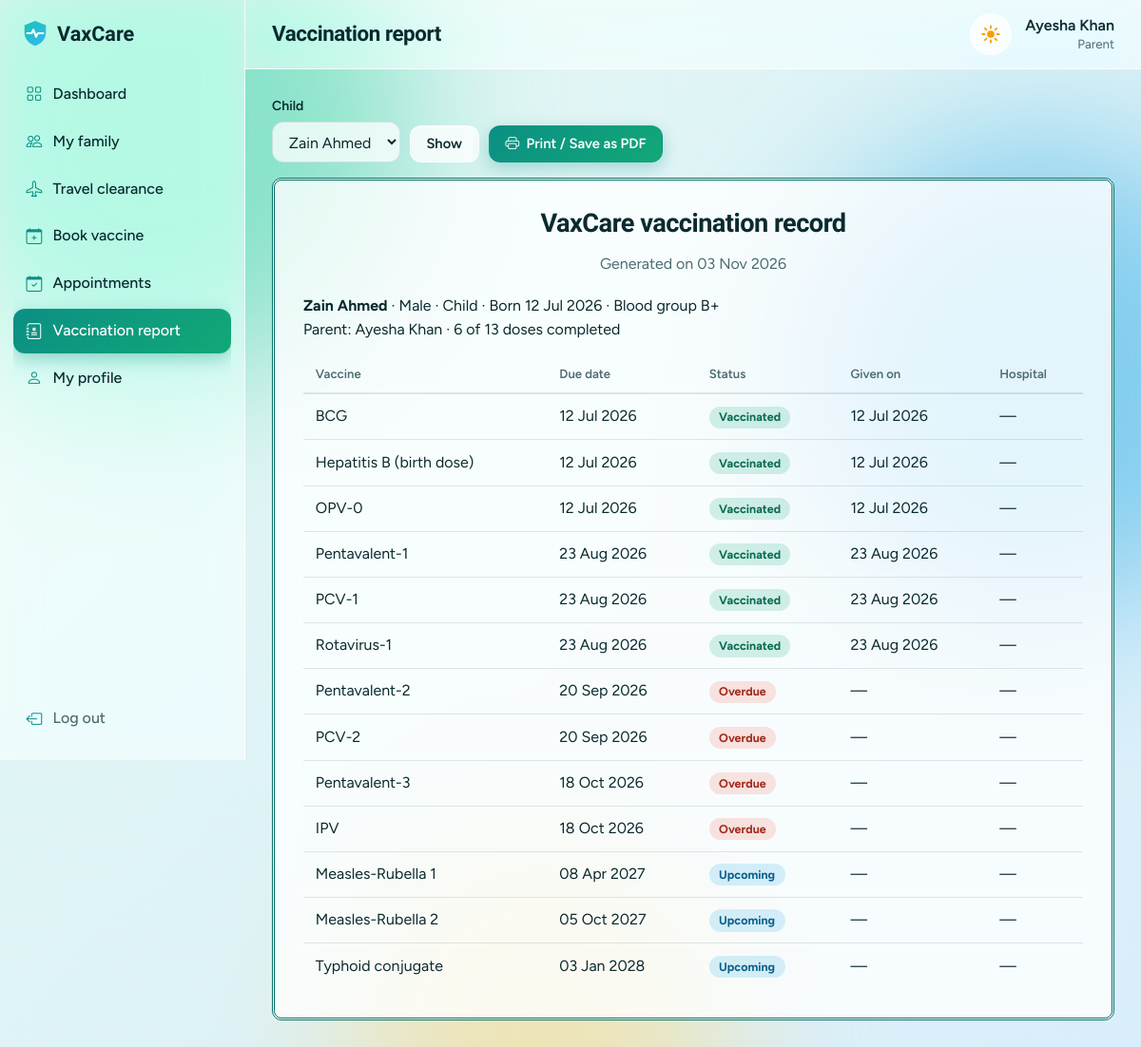
The app's page /Frontend/parent/report.php (signed in) with its own data.
### tables this page shows
CREATE TABLE `children` (
  `id` int(11) NOT NULL,
  `parent_id` int(11) NOT NULL,
  `name` varchar(100) NOT NULL,
  `dob` date NOT NULL,
  `gender` enum('Male','Female') NOT NULL,
  `blood_group` varchar(5) NOT NULL DEFAULT '',
  `member_type` enum('child','adult') NOT NULL DEFAULT 'child',
  `passport_no` varchar(20) NOT NULL DEFAULT '',
  `created_at` timestamp NOT NULL DEFAULT current_timestamp()
);

CREATE TABLE `schedule` (
  `id` int(11) NOT NULL,
  `child_id` int(11) NOT NULL,
  `vaccine_id` int(11) NOT NULL,
  `due_date` date NOT NULL,
  `status` enum('pending','booked','vaccinated') NOT NULL DEFAULT 'pending',
  `given_on` date DEFAULT NULL
);

CREATE TABLE `vaccines` (
  `id` int(11) NOT NULL,
  `name` varchar(100) NOT NULL,
  `description` varchar(255) NOT NULL DEFAULT '',
  `age_days` int(11) NOT NULL DEFAULT 0,
  `available` tinyint(1) NOT NULL DEFAULT 1,
  `audience` enum('child','adult') NOT NULL DEFAULT 'child',
  `travel_required` tinyint(1) NOT NULL DEFAULT 0
);

### Frontend/parent/report.php (the view, shortened to what this page needs)
<?php
require __DIR__ . '/../../Backend/config/config.php';
require __DIR__ . '/../../Backend/includes/layout.php';
$u = require_role('parent');
$kids = q('SELECT * FROM children WHERE parent_id=? ORDER BY name', [$u['id']])->fetchAll();
$cid = (int)($_GET['id'] ?? ($kids[0]['id'] ?? 0));
$c = null; foreach ($kids as $k) if ((int)$k['id'] === $cid) $c = $k;
$rows = q("SELECT s.*,v.name vaccine,
  (SELECT h.name FROM appointments a JOIN hospitals h ON h.id=a.hospital_id WHERE a.schedule_id=s.id AND a.vax_status='vaccinated' ORDER BY a.id DESC LIMIT 1) hospital
  FROM schedule s JOIN vaccines v ON v.id=s.vaccine_id WHERE s.child_id=? ORDER BY s.due_date,v.id", [$c['id']])->fetchAll();
$done = count(array_filter($rows, fn($r) => $r['status'] === 'vaccinated'));
?>
<form class="tools noprint" method="get"><?php field('Child', 'id', 'select', ['value' => $c['id'], 'options' => array_column($kids, 'name', 'id')]); ?>
  <button class="btn btn-g">Show</button><button type="button" class="btn btn-p" onclick="print()"><i class="bi bi-printer"></i>Print / Save as PDF</button></form>
<div class="cert">
  <h2><?= APP_NAME ?> vaccination record</h2><p class="sub">Generated on <?= date('d M Y') ?></p>
  <p><b><?= e($c['name']) ?></b> · <?= e($c['gender']) ?> · <?= $c['member_type'] === 'adult' ? 'Adult' : 'Child' ?> · Born <?= fmt_date($c['dob']) ?> · Blood group <?= e($c['blood_group'] ?: '—') ?><br><?= $c['member_type'] === 'adult' ? 'Account holder' : 'Parent' ?>: <?= e($u['name']) ?> · <?= $done ?> of <?= count($rows) ?> doses completed</p>
  <div class="tbl"><table><tr><th>Vaccine</th><th>Due date</th><th>Status</th><th>Given on</th><th>Hospital</th></tr>
  <?php foreach ($rows as $r): ?><tr><td><?= e($r['vaccine']) ?></td><td><?= fmt_date($r['due_date']) ?></td><td><?= due_badge($r['status'], $r['due_date']) ?></td><td><?= fmt_date($r['given_on']) ?></td><td><?= e($r['hospital'] ?? '—') ?></td></tr><?php endforeach; ?></table></div>
</div>

### Backend/config/config.php (shortened to what this page needs)
<?php
function db(): PDO {
    static $pdo = null;
    if (!$pdo) {
        try {
            $pdo = new PDO('mysql:host=' . DB_HOST . ';dbname=' . DB_NAME . ';charset=utf8mb4', DB_USER, DB_PASS, [
                PDO::ATTR_ERRMODE => PDO::ERRMODE_EXCEPTION,
                PDO::ATTR_DEFAULT_FETCH_MODE => PDO::FETCH_ASSOC,
                PDO::ATTR_EMULATE_PREPARES => false,
            ]);
        } catch (PDOException $ex) {
            http_response_code(500);
            exit('Database connection failed. Import database.sql and check config/config.php.');
        }
    }
    return $pdo;
}
function q(string $sql, array $args = []): PDOStatement {
    $s = db()->prepare($sql);
    $s->execute($args);
    return $s;
}
function e($v): string {
    return htmlspecialchars((string)$v, ENT_QUOTES, 'UTF-8');
}
function me(): ?array {
    return $_SESSION['user'] ?? null;
}
function require_role(string $role): array {
    $u = me();
    return $u;
}
function fmt_date(?string $d): string {
    return $d ? date('d M Y', strtotime($d)) : '—';
}
function badge(string $s): string {
    $m = [
        'pending' => 'warn', 'booked' => 'info', 'approved' => 'ok',
        'vaccinated' => 'ok', 'rejected' => 'bad', 'not_vaccinated' => 'bad',
        'overdue' => 'bad', 'cleared' => 'ok', 'not_cleared' => 'bad',
        'available' => 'ok', 'unavailable' => 'bad'
    ];
    return '<span class="badge ' . ($m[$s] ?? 'info') . '">' . e(ucwords(str_replace('_', ' ', $s))) . '</span>';
}
function due_badge(string $status, string $due): string {
    if ($status !== 'pending') return badge($status);
    $d = (strtotime($due) - strtotime('today')) / 86400;
    if ($d < 0) return badge('overdue');
    return $d <= 14 ? '<span class="badge warn">Due soon</span>' : '<span class="badge info">Upcoming</span>';
}

### Frontend/assets/css/style.css (style rules this page uses)
:root { --ink:#0a2a2e;--muted:#4b6c71; --bg1:#e4f8f2;--bg2:#d9eefb; --teal:#0b8f84;--teal-d:#087068;--mint:#2fcf9f;--sky:#2aa9e6;--sun:#ffc24a;--coral:#ef5f50;--leaf:#16a97e; --glass:rgba(255,255,255,.55);--glass-2:rgba(255,255,255,.78);--glass-b:rgba(255,255,255,.75); --line:rgba(10,42,46,.11);--shadow:0 12px 40px rgba(8,112,104,.14);--hi:inset 0 1px 0 rgba(255,255,255,.8); --input:rgba(255,255,255,.75);--tint:rgba(11,143,132,.10);--hover:rgba(11,143,132,.08); --ok-b:rgba(22,169,126,.18);--ok-t:#0a6b4f;--warn-b:rgba(255,194,74,.3);--warn-t:#7a5200; --bad-b:rgba(239,95,80,.17);--bad-t:#a02a1c;--info-b:rgba(42,169,230,.18);--info-t:#0b5f8a; --blob1:#2fcf9f;--blob2:#2aa9e6;--blob3:#ffd777;--blob-o:.5; --grid:rgba(10,42,46,.08);--btn:linear-gradient(135deg,#0b8f84,#12a877); }
* { box-sizing:border-box }
html { color-scheme:light }
body { margin:0;font:16px/1.55 Figtree,system-ui,sans-serif;color:var(--ink);background:linear-gradient(135deg,var(--bg1),var(--bg2)) fixed;min-height:100vh;transition:background .4s,color .3s }
h1,h2,h3 { font-family:'Bricolage Grotesque',Figtree,sans-serif;letter-spacing:-.02em;line-height:1.15;margin:0 }
h2 { font-size:1.25rem;margin-bottom:.9rem }
p { margin:.2rem 0 1rem }
.btn { display:inline-flex;align-items:center;gap:.45rem;padding:.6rem 1.05rem;border-radius:12px;border:1px solid transparent;font:600 .92rem Figtree,sans-serif;cursor:pointer;text-decoration:none;transition:transform .15s,box-shadow .2s,background .2s;position:relative;overflow:hidden }
.btn-p { background:var(--btn);color:#fff;box-shadow:0 6px 18px rgba(11,143,132,.3) }
.btn-p::after { content:"";position:absolute;inset:0;background:linear-gradient(110deg,transparent 30%,rgba(255,255,255,.35) 50%,transparent 70%);transform:translateX(-120%);transition:transform .6s }
.btn-g { background:var(--glass-2);border-color:var(--glass-b);color:var(--ink);box-shadow:var(--hi) }
.badge { display:inline-block;padding:.12rem .65rem;border-radius:99px;font-size:.78rem;font-weight:700;white-space:nowrap }
.badge.ok { background:var(--ok-b);color:var(--ok-t) }
.badge.bad { background:var(--bad-b);color:var(--bad-t) }
.badge.info,.badge.sky { background:var(--info-b);color:var(--info-t) }
.tbl { overflow-x:auto }
table { width:100%;border-collapse:collapse }
th { text-align:left;font-size:.82rem;color:var(--muted);font-weight:600;padding:.55rem .8rem;border-bottom:2px solid var(--line);white-space:nowrap }
td { padding:.7rem .8rem;border-bottom:1px solid var(--line);vertical-align:middle }
tbody tr,table tr { transition:background .15s }
tr:last-child td { border-bottom:0 }
.tools { display:flex;gap:10px;flex-wrap:wrap;align-items:end;margin-bottom:16px }
.cert { border:3px double var(--teal-d);padding:30px;background:var(--glass-2);border-radius:10px;-webkit-backdrop-filter:blur(14px);backdrop-filter:blur(14px) }
.cert h2 { text-align:center;font-size:1.7rem }
.cert .sub { text-align:center;color:var(--muted);margin-bottom:1.2rem }
.content>* { animation:rise .6s cubic-bezier(.2,.8,.2,1) both }
.content>*:nth-child(2) { animation-delay:.07s }

### records on screen
children: name "Zain Ahmed", gender "Male", dob "12 Jul 2026", blood_group "B+"
schedule: vaccine.name "BCG", due_date "12 Jul 2026", status "Vaccinated", given_on "12 Jul 2026", hospital "—"
schedule: vaccine.name "Hepatitis B (birth dose)", due_date "12 Jul 2026", status "Vaccinated", given_on "12 Jul 2026", hospital "—"
schedule: vaccine.name "OPV-0", due_date "12 Jul 2026", status "Vaccinated", given_on "12 Jul 2026", hospital "—"
schedule: vaccine.name "Pentavalent-1", due_date "23 Aug 2026", status "Vaccinated", given_on "23 Aug 2026", hospital "—"
schedule: vaccine.name "PCV-1", due_date "23 Aug 2026", status "Vaccinated", given_on "23 Aug 2026", hospital "—"
schedule: vaccine.name "Rotavirus-1", due_date "23 Aug 2026", status "Vaccinated", given_on "23 Aug 2026", hospital "—"
schedule: vaccine.name "Pentavalent-2", due_date "20 Sep 2026", given_on "—", hospital "—"
schedule: vaccine.name "PCV-2", due_date "20 Sep 2026", given_on "—", hospital "—"
schedule: vaccine.name "Pentavalent-3", due_date "18 Oct 2026", given_on "—", hospital "—"
schedule: vaccine.name "IPV", due_date "18 Oct 2026", given_on "—", hospital "—"
schedule: vaccine.name "Measles-Rubella 1", due_date "08 Apr 2027", shows "Upcoming", given_on "—", hospital "—"
schedule: vaccine.name "Measles-Rubella 2", due_date "05 Oct 2027", shows "Upcoming", given_on "—", hospital "—"
schedule: vaccine.name "Typhoid conjugate", due_date "03 Jan 2028", shows "Upcoming", given_on "—", hospital "—"

### other values on screen
APP_NAME "VaxCare"
$label "Dashboard"
$label "My family"
$label "Travel clearance"
$label "Book vaccine"
$label "Appointments"
$label "Vaccination report"
$label "My profile"
$title "Vaccination report"
$u['name'] "Ayesha Khan"
$role "Parent"
$label "Child"
$done "6"
count($rows) "13"
form field id "Zain Ahmed"
